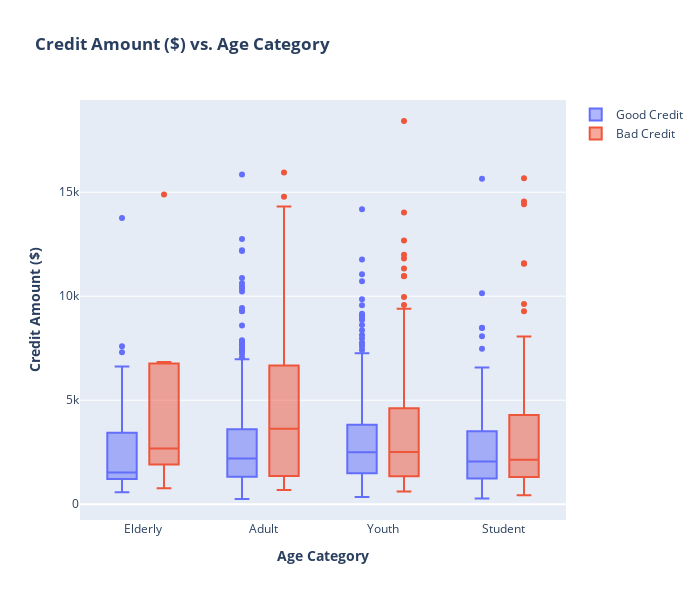

The notebook cell this image was saved under:
### Code cell
box_plot('age_category', 'Age Category')

### Figure 1 — Plotly figure (JSON) as saved in the notebook; plotly's stock layout.template omitted (floating-point values rounded to 4 significant figures; data arrays with more than 128 entries replaced by an {"elided": "..."} marker saying what was removed)
{"data": [{"name": "Good Credit", "type": "box", "x": {"elided": "700 str values"}, "y": {"elided": "700 int values"}}, {"name": "Bad Credit", "type": "box", "x": {"elided": "300 str values"}, "y": {"elided": "300 int values"}}], "layout": {"boxmode": "group", "height": 600, "title": {"text": "<b>Credit Amount ($) vs. Age Category</b>"}, "width": 700, "xaxis": {"title": {"text": "<b>Age Category</b>"}}, "yaxis": {"title": {"text": "<b>Credit Amount ($)</b>"}}}}
